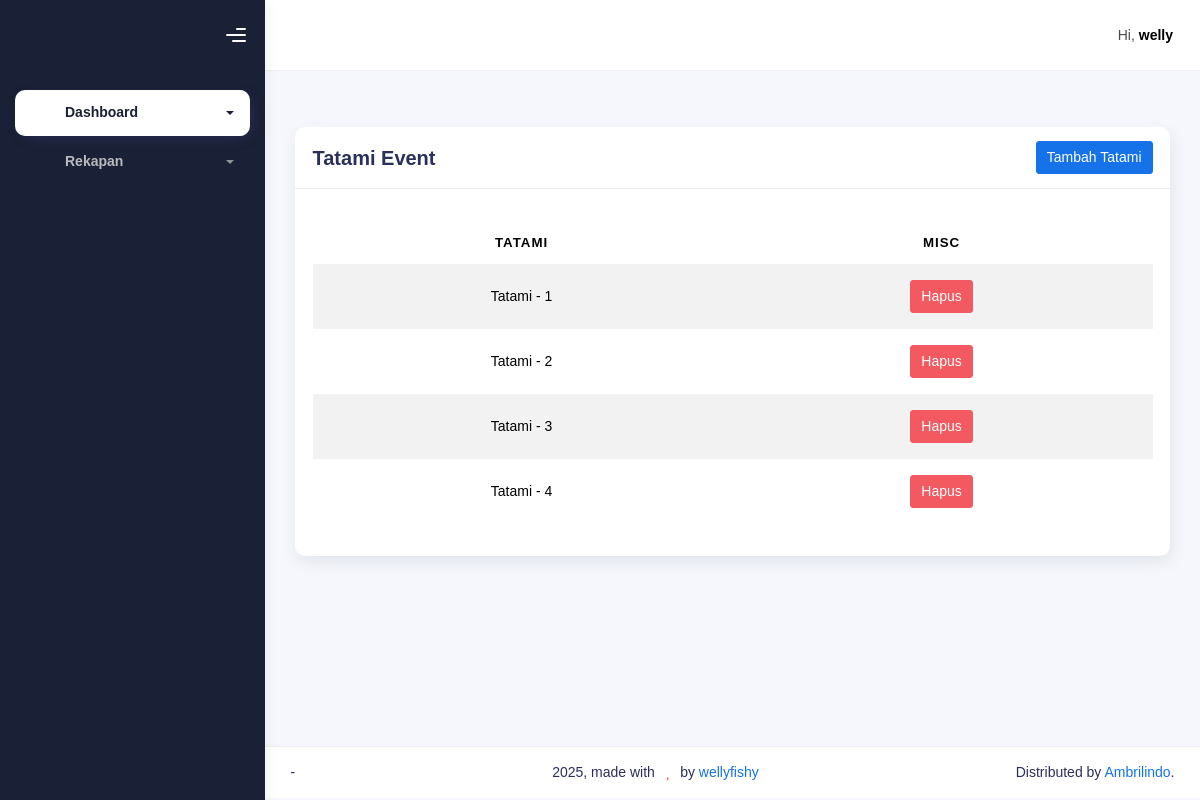
Before: /admin-tatami/1 (signed in) with the older database file.
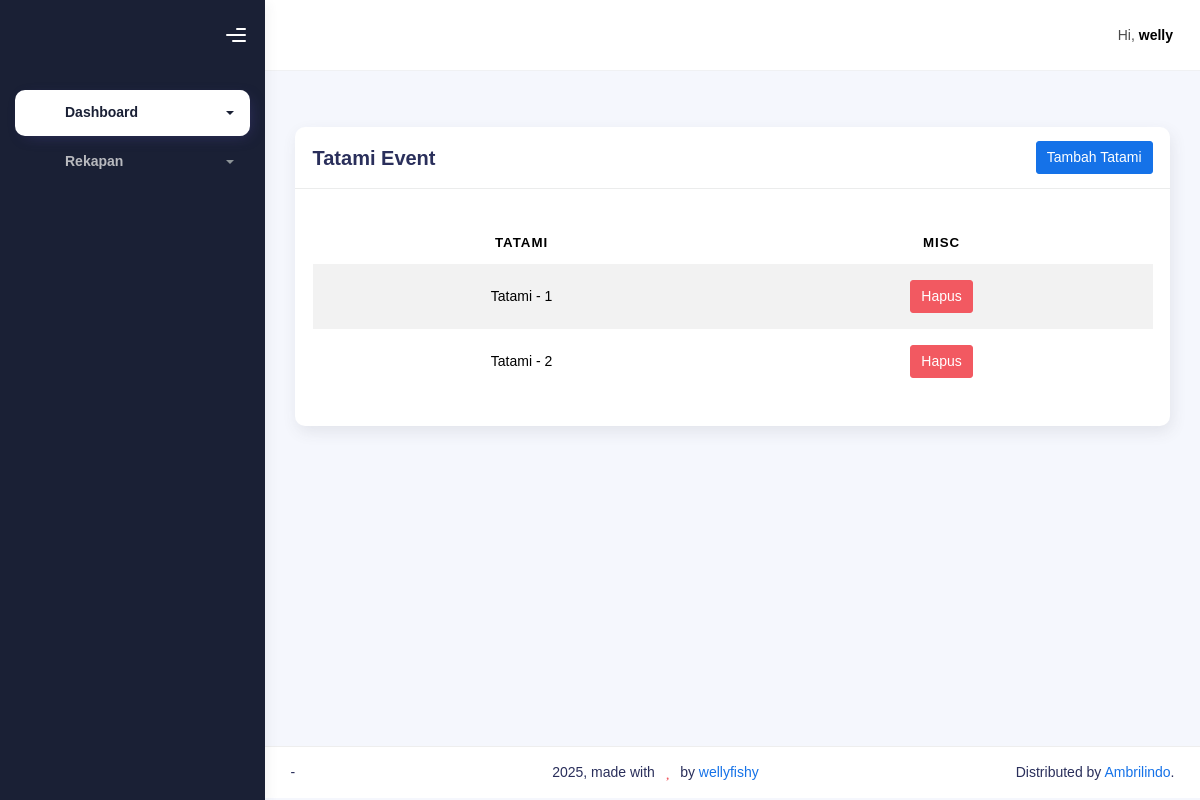
After: the same page with the newer database file.
### backend/models.py (models this page shows, shortened)
class Tatami(models.Model):
    event = models.ForeignKey(Event, null=True, blank=True, on_delete=models.CASCADE)
    tatami_number = models.IntegerField(null=True, blank=True)
    detail_bagan = models.ForeignKey(DetailBagan, on_delete=models.SET_NULL, null=True, blank=True)

### backend/views.py (the view, shortened to what this page needs)
# urls.py: path('admin-tatami/<int:event_pk>', admin_tatami, name="admin-tatami"),
def admin_tatami(request, event_pk):
    event = Event.objects.get(pk=event_pk)
    admin_tatami = AdminTatami.objects.filter(user=request.user, event=event).first()
    tatamis = Tatami.objects.filter(event=event)
    context = {
        'on': 'tatami',
        'event': event,
        'admin_tatami': admin_tatami,
        'tatamis': tatamis,
    }
    return render(request, 'admin/tatami.html', context)

### backend/templates/admin/tatami.html (shortened to what this page needs)
{% extends "admin/base-dashboard.html" %} {% load static %}
{% block content %}
<div class="container">
    <div class="page-inner">
        <div class="page-header">
        </div>
        <div class="row">
            <div class="col-md-12">
                <div class="card">
                    <div class="card-header" style="display: flex; justify-content: space-between; align-items: center;">
                        <div class="card-title" style="margin-right: 10px;">Tatami Event</div>
                        <div>
                            <a href="#" class="btn btn-primary" style="font-size: inherit; padding: 5px 10px;" data-bs-toggle="modal" data-bs-target="#confirmAddModal">Tambah Tatami</a>
                        </div>
                    </div>
                    <div class="card-body">
                        <table class="table table-striped mt-3">
                        <thead>
                            <tr>
                            <th scope="col" style="text-align: center;">Tatami</th>
                            <th scope="col" style="text-align: center;">MISC</th>
                            </tr>
                        </thead>
                        <tbody>
                            {% for tatami in tatamis %}
                            <tr>
                                <td style="text-align: center;">Tatami - {{ tatami.tatami_number }}</td>
                                <td style="text-align: center;">
                                    <a href="#" class="btn btn-danger" style="font-size: inherit; padding: 5px 10px;" data-bs-toggle="modal" data-bs-target="#confirmDeleteModal{{tatami.pk}}">
                                        Hapus
                                    </a>
                                </td>
                            </tr>
                            {% endfor %}
                        </tbody>
                        </table>
                    </div>
                </div>
            </div>
        </div>
    </div>
</div>
{% endblock content %}

### backend/templates/admin/base-dashboard.html (shortened to what this page needs)
{% load static %}
<!DOCTYPE html>
<html lang="en">
  <head>
    <link rel="stylesheet" href="{% static 'css/bootstrap.min.css' %}" />
    <link rel="stylesheet" href="{% static 'css/plugins.min.css' %}" />
    <link rel="stylesheet" href="{% static 'css/ambrilindo.min.css' %}" />
    <link rel="stylesheet" href="{% static 'icons/fontawesome-free/css/all.min.css' %}" />
    <link href="{% static 'select2/dist/css/select2.min.css' %}" rel="stylesheet">
  </head>
  <body>
    <div class="wrapper">
      <div class="sidebar sidebar-style-2" data-background-color="dark">
        <div class="sidebar-logo">
          <div class="logo-header" data-background-color="dark">
            <div class="nav-toggle">
              <button class="btn btn-toggle toggle-sidebar">
                <i class="gg-menu-right"></i>
              </button>
            </div>
          </div>
        </div>
        <div class="sidebar-wrapper scrollbar scrollbar-inner">
          <div class="sidebar-content">
            <ul class="nav nav-secondary">
              <li class="nav-item {% if on == 'utama' or on == 'atlet' or on == 'tatami' or on == 'nomor-tanding' %}active{% endif %}">
                <a data-bs-toggle="collapse" href="#dashboard" class="collapsed" aria-expanded="false">
                  <i class="fas fa-home"></i>
                  <p>Dashboard</p>
                  <span class="caret"></span>
                </a>
              </li>
              <li class="nav-item {% if on == 'utusan' or on == 'perguruan' or on == 'rekapan' or on == 'roster-counter' %}active{% endif %}">
                <a data-bs-toggle="collapse" href="#rekapan" class="collapsed" aria-expanded="false">
                  <i class="fas fa-book"></i>
                  <p>Rekapan</p>
                  <span class="caret"></span>
                </a>
              </li>
            </ul>
          </div>
        </div>
      </div>
      <div class="main-panel">
        <div class="main-header">
          <nav class="navbar navbar-header navbar-header-transparent navbar-expand-lg border-bottom">
            <div class="container-fluid">
              <ul class="navbar-nav topbar-nav ms-md-auto align-items-center">
                <li class="nav-item topbar-user dropdown hidden-caret">
                  <a class="dropdown-toggle profile-pic" data-bs-toggle="dropdown" href="#" aria-expanded="false">
                    <span class="profile-username">
                      <span class="op-7">Hi,</span>
                      <span class="fw-bold">{{ request.user }}</span>
                    </span>
                  </a>
                </li>
              </ul>
            </div>
          </nav>
        </div>
        {% block content %}{% endblock content %}
      <footer class="footer">
          <div class="container-fluid d-flex justify-content-between">
            <nav class="pull-left">
              <ul class="nav">
                <li class="nav-item">
                  -
                </li>
              </ul>
            </nav>
            <div class="copyright">
              2025, made with <i class="fa fa-heart heart text-danger"></i> by
              <a href="">wellyfishy</a>
            </div>
            <div>
              Distributed by
              <a target="_blank" href="">Ambrilindo</a>.
            </div>
          </div>
        </footer>
      </div>
    </div>
  </body>
</html>

Changed rows visible on the page:
removed Tatami: tatami_number "3"
removed Tatami: tatami_number "4"
